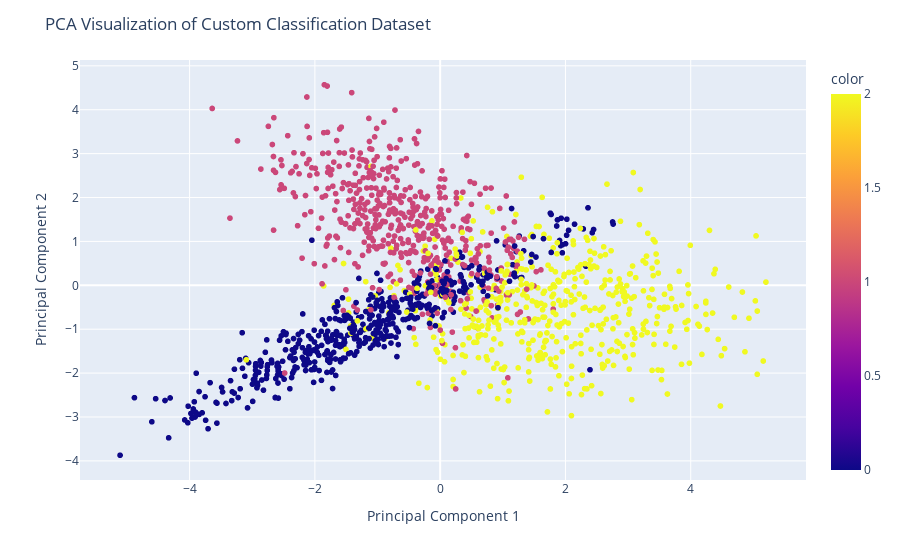

Write notebook code for a chart like this one.
### Markdown cell above
## **t-SNE Visualization Python**
We can now visualize the results by displaying two PCA components on a scatter plot:

x: First Component

y: Second Component

color: target variable

We have also used the update_layout function to add a little and rename the x-asix and y-axis.

### Code cell
fig = px.scatter(x=X_pca[:,0], y=X_pca[:,1], color=y)
fig.update_layout(
    title="PCA Visualization of Custom Classification Dataset",
    xaxis_title="Principal Component 1",
    yaxis_title="Principal Component 2",
)
fig.show()

### Figure 1 — Plotly figure (JSON) as saved in the notebook; plotly's stock layout.template omitted (floating-point values rounded to 4 significant figures; data arrays with more than 128 entries replaced by an {"elided": "..."} marker saying what was removed)
{"data": [{"hovertemplate": "x=%{x}<br>y=%{y}<br>color=%{marker.color}<extra></extra>", "legendgroup": "", "marker": {"color": {"elided": "1500 int values"}, "coloraxis": "coloraxis", "symbol": "circle"}, "mode": "markers", "name": "", "showlegend": false, "type": "scattergl", "x": {"elided": "1500 float values"}, "xaxis": "x", "y": {"elided": "1500 float values"}, "yaxis": "y"}], "layout": {"coloraxis": {"colorbar": {"title": {"text": "color"}}, "colorscale": [[0, "#0d0887"], [0.1111, "#46039f"], [0.2222, "#7201a8"], [0.3333, "#9c179e"], [0.4444, "#bd3786"], [0.5556, "#d8576b"], [0.6667, "#ed7953"], [0.7778, "#fb9f3a"], [0.8889, "#fdca26"], [1, "#f0f921"]]}, "legend": {"tracegroupgap": 0}, "margin": {"t": 60}, "title": {"text": "PCA Visualization of Custom Classification Dataset"}, "xaxis": {"anchor": "y", "domain": [0, 1], "title": {"text": "Principal Component 1"}}, "yaxis": {"anchor": "x", "domain": [0, 1], "title": {"text": "Principal Component 2"}}}}
